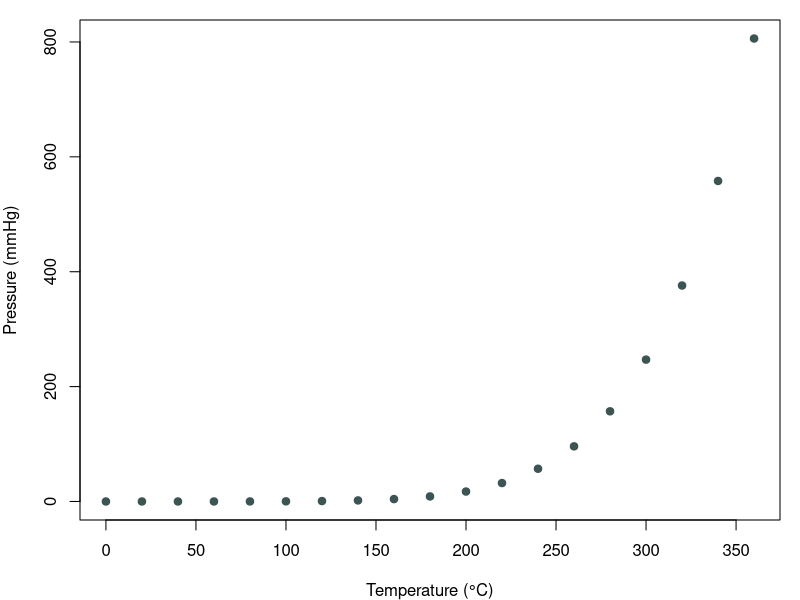

R code for this plot:
## ---- chunk 1
par(mar = c(4, 4, 1, 1))
plot(
  pressure,
  col  = "#3C5454",
  pch  = 19,
  xlab = "Temperature (°C)",
  ylab = "Pressure (mmHg)"
)
